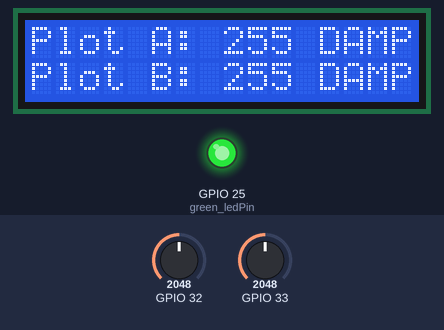
Simulated run of this sketch. Board: ESP32. Shown: 16×2 character LCD, output pins drawn as LEDs (lit = HIGH). Inputs (shaded band) come from the test bench; at power-on: GPIO 32 = 2048, GPIO 33 = 2048. WiFi joins after 1.5 s; servers stay silent unless stated; uploads are accepted with an empty reply; what the sketch prints to the serial monitor is not drawn.

Above: at 14.5 s.
14.6 s: GPIO 32 set to 2164
At 16.0 s:
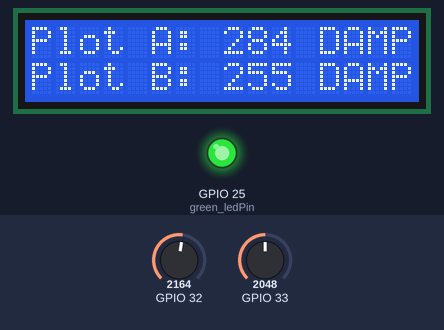
16.9 s: GPIO 32 set to 2281
At 18.2 s:
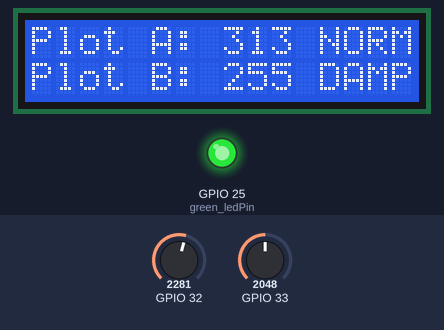
18.9 s: GPIO 33 set to 2196
At 20.4 s:
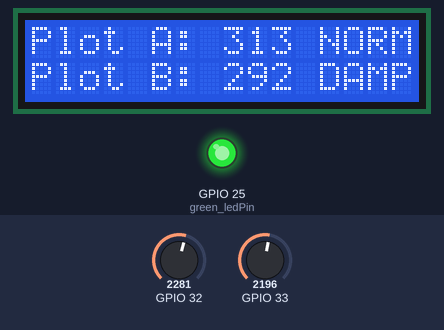
20.9 s: GPIO 33 set to 2256
At 22.6 s:
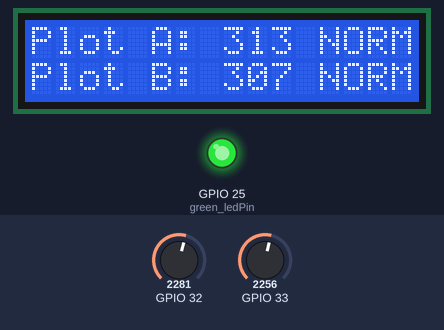
22.9 s: GPIO 32 set to 2047
At 24.7 s:
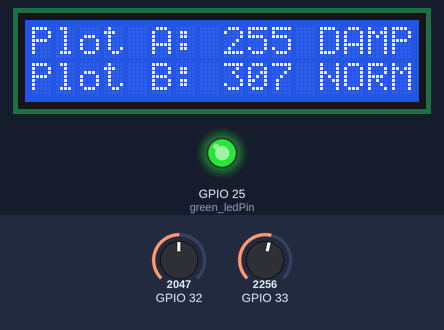
25.0 s: GPIO 33 set to 3385
At 26.7 s:
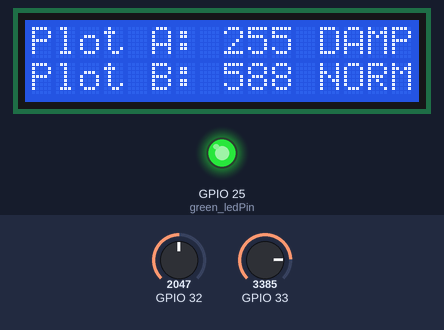
27.0 s: GPIO 33 set to 3464
Timing chart, 0 to 30.0 s (numbered marks = the images above; inputs shaded):
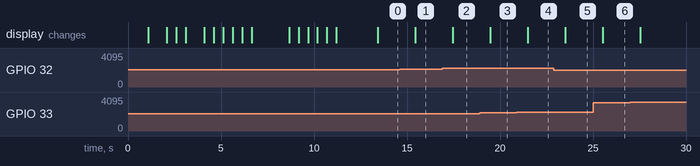

Measured:
- the behaviour switches between 2226 and 2227 on GPIO 32 (found by bisection; images 1 and 2)
- the behaviour switches between 2226 and 2227 on GPIO 33 (found by bisection; images 3 and 4)
- after the input at 14.6 s, the display: changes after 0.84 s (image 1)
- after the input at 16.9 s, the display: changes after 0.55 s (image 2)
- after the input at 18.9 s, the display: changes after 0.57 s (image 3)
- after the input at 20.9 s, the display: changes after 0.59 s (image 4)
- after the input at 22.9 s, the display: changes after 0.61 s (image 5)
- after the input at 25.0 s, the display: changes after 0.53 s (image 6)

The sketch:

SMCS-project.ino
```cpp
#include <Arduino_JSON.h>
#include <AsyncTCP.h>
#include <ESPAsyncWebServer.h>
#include <HTTPClient.h>
#include <WiFi.h>
#include <LiquidCrystal_I2C.h>

int plotA_sensor_reading, plotB_sensor_reading;
const int plotA_sensor_analog_in = 32;
const int plotB_sensor_analog_in = 33;
const float dryLimit = 600;
const float wetLimit = 300;
const int maxWaterDisposalTime = 9000;

const int green_ledPin = 25;

bool isAutoWaterDisposalOn = true;
bool is_plotA_water_On = false;
bool is_plotB_water_On = false;

LiquidCrystal_I2C lcd(0x27, 16, 2);

//for serial communication with uno
const int RESET_SERVOS = 1;
const int OPEN_VALVE_A = 2;
const int OPEN_VALVE_B = 3;
const int CLOSE_VALVE_A = 4;
const int CLOSE_VALVE_B = 5;

const String VALVE_A_ON = "A1";
const String VALVE_A_OFF = "A0";
const String VALVE_B_ON = "B1";
const String VALVE_B_OFF = "B0";

const String SSID = "SLT-4G_NTS";
const String PASS = "boadingwifi";

// Create AsyncWebServer object on port 80
AsyncWebServer server(80);

// Create a WebSocket object
AsyncWebSocket ws("/feed");

// Json Variable to Hold Sensor Readings
JSONVar readings;
JSONVar plotA;
JSONVar plotB;

void notifyClients() {
  plotA["reading"] = plotA_sensor_reading;
  plotB["reading"] = plotB_sensor_reading;
  plotA["valve"] = is_plotA_water_On;
  plotB["valve"] = is_plotB_water_On;
  readings["A"] = plotA;
  readings["B"] = plotB;
  ws.textAll(JSON.stringify(readings));
}
void handleWebSocketMessage(void *arg, uint8_t *data, size_t len) {
  AwsFrameInfo *info = (AwsFrameInfo *)arg;
  if (info->final && info->index == 0 && info->len == len && info->opcode == WS_TEXT) {
    data[len] = 0;
    String message = (char *)data;
    // Check if the message is "getReadings"
    if (message == "getReadings") {
      notifyClients();
    } else if (strcmp((char *)data, "auto_dispense_on") == 0) {
      isAutoWaterDisposalOn = true;
    } else if (strcmp((char *)data, "auto_dispense_off") == 0) {
      isAutoWaterDisposalOn = false;
    } else if (strcmp((char *)data, "valveA") == 0) {
      if (!isAutoWaterDisposalOn) {
        Serial2.print(OPEN_VALVE_A);
        saveDispenseData("A","manual",plotA_sensor_reading);
      }
    } else if (strcmp((char *)data, "valveB") == 0) {
      if (!isAutoWaterDisposalOn) {
        Serial2.print(OPEN_VALVE_B);
        saveDispenseData("B","manual",plotB_sensor_reading);
      }
    }
  }
}

void onEvent(AsyncWebSocket *server, AsyncWebSocketClient *client, AwsEventType type, void *arg, uint8_t *data, size_t len) {
  switch (type) {
    case WS_EVT_CONNECT:
      Serial.printf("WebSocket client #%u connected from %s\n", client->id(), client->remoteIP().toString().c_str());
      break;
    case WS_EVT_DISCONNECT:
      Serial.printf("WebSocket client #%u disconnected\n", client->id());
      break;
    case WS_EVT_DATA:
      handleWebSocketMessage(arg, data, len);
      break;
    case WS_EVT_PONG:
    case WS_EVT_ERROR:
      break;
  }
}

void initWebSocket() {
  ws.onEvent(onEvent);
  server.addHandler(&ws);
}

void startServer() {
  server.begin();
  lcd.setCursor(0, 1);
  lcd.print("Server Online...");
  Serial.print("Server running on: ");
  Serial.println(WiFi.localIP());
  delay(2000);
}

void setup() {
  Serial.begin(115200);
  Serial2.begin(9600, SERIAL_8N1, 16, 17);  //for the communication with uno

  pinMode(green_ledPin, OUTPUT);

  initializeLCD();

  connectWifi();
  initWebSocket();
  startServer();

  configureLCD();

  digitalWrite(green_ledPin, HIGH);  //indicate the system is on
  resetServos();
  checkAutoDispenseOn();
}

void loop() {
  plotA_sensor_reading = readMoistureSensor(plotA_sensor_analog_in);
  plotB_sensor_reading = readMoistureSensor(plotB_sensor_analog_in);
  notifyClients();
  printMostureDataOnLCD();

  if (isAutoWaterDisposalOn) {
    supplyWaterIfNeeded();
  }

  delay(2000);
  ws.cleanupClients();
}


void checkAutoDispenseOn() {
  HTTPClient request = HTTPClient();
  request.begin("http://192.168.1.189:8080/SMCS_Server/CheckDispenseMode");
  int status = request.GET();
  if (status > 0) {
    if (status == HTTP_CODE_OK) {
      //get the auto water disposal on from db
      String response = request.getString();
      if (response == "on") {
        isAutoWaterDisposalOn = true;
      } else if (response == "off") {
        isAutoWaterDisposalOn = false;
      }
    }
  } else {
    //error
  }
  request.end();
  delay(1000);
}

void connectWifi() {
  WiFi.begin(SSID, PASS);
  lcd.clear();
  delay(500);
  lcd.setCursor(0, 0);
  lcd.print("Searching WiFi");
  lcd.setCursor(0, 1);
  lcd.print("Connecting");
  while (WiFi.status() != WL_CONNECTED) {
    delay(500);
    lcd.print(".");
  }
  lcd.clear();
  delay(500);
  lcd.setCursor(0, 0);
  lcd.print("WiFi connected.");
  delay(500);
}

void configureLCD() {
  lcd.clear();
  delay(500);
  lcd.setCursor(0, 0);
  lcd.print("Showing sensor");
  lcd.setCursor(0, 1);
  lcd.print("data.");
  delay(500);
  lcd.print(".");
  delay(500);
  lcd.print(".");
  delay(500);
  lcd.clear();
  delay(500);
  lcd.setCursor(0, 0);
  lcd.print("Plot A:");
  lcd.setCursor(0, 1);
  lcd.print("Plot B:");
}

void resetServos() {
  Serial2.print(RESET_SERVOS);
  delay(1000);
}

void supplyWaterIfNeeded() {
  if (plotA_sensor_reading > dryLimit) {
    Serial2.print(OPEN_VALVE_A);
    is_plotA_water_On = true;
    notifyClients();
    saveDispenseData("A","auto",plotA_sensor_reading);
    delay(maxWaterDisposalTime);
    is_plotA_water_On = false;
    notifyClients();
  }
  if (plotB_sensor_reading > dryLimit) {
    Serial2.print(OPEN_VALVE_B);
    is_plotB_water_On = true;
    notifyClients();
    saveDispenseData("B","auto",plotB_sensor_reading);
    delay(maxWaterDisposalTime);
    is_plotB_water_On = false;
    notifyClients();
  }
}

void saveDispenseData(String plot,String mode,int value) {
  HTTPClient request = HTTPClient();
  request.begin(String("http://192.168.1.189:8080/SMCS_Server/UpdateDIspenseHistory?plot=")+plot+"&mode="+mode+"&reading="+value);
  request.GET();
  request.end();
  delay(1000);
}

void printMostureDataOnLCD() {
  lcd.setCursor(8, 0);
  lcd.print(plotA_sensor_reading);

  lcd.setCursor(11, 0);
  if (plotA_sensor_reading < wetLimit) {
    lcd.print(" DAMP");
  } else if (plotA_sensor_reading < dryLimit) {
    lcd.print(" NORM");
  } else {
    lcd.print("  DRY");
  }

  lcd.setCursor(8, 1);
  lcd.print(plotB_sensor_reading);

  lcd.setCursor(11, 1);
  if (plotB_sensor_reading < wetLimit) {
    lcd.print(" DAMP");
  } else if (plotB_sensor_reading < dryLimit) {
    lcd.print(" NORM");
  } else {
    lcd.print("  DRY");
  }
}

void initializeLCD() {
  lcd.init();
  lcd.backlight();
  delay(1000);
  lcd.setCursor(0, 0);
  lcd.print("WELCOME TO SMCS!");
  delay(1000);
  lcd.setCursor(0, 1);
  lcd.print("System stating");
  delay(500);
  lcd.print(".");
  delay(500);
  lcd.print(".");
  delay(1000);
}

int readMoistureSensor(int analogPin) {
  return -map(analogRead(analogPin), 0, 1023, 255, 0);  // map the 10-bit data to 8-bit data
}
```
